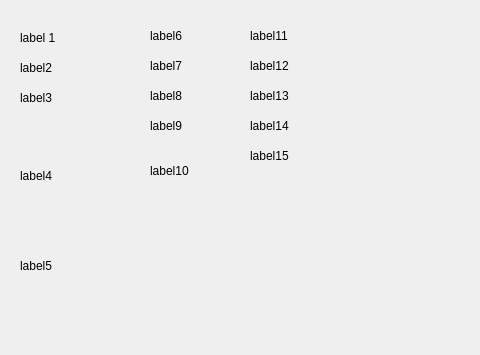
<?xml version="1.0" encoding="UTF-8"?>
<ui version="4.0">
 <class>Dialog</class>
 <widget class="QDialog" name="Dialog">
  <property name="geometry">
   <rect>
    <x>0</x>
    <y>0</y>
    <width>480</width>
    <height>355</height>
   </rect>
  </property>
  <property name="windowTitle">
   <string>Dialog</string>
  </property>
  <widget class="QLabel" name="label">
   <property name="geometry">
    <rect>
     <x>20</x>
     <y>30</y>
     <width>121</width>
     <height>16</height>
    </rect>
   </property>
   <property name="text">
    <string>label 1</string>
   </property>
  </widget>
  <widget class="QLabel" name="label_2">
   <property name="geometry">
    <rect>
     <x>20</x>
     <y>60</y>
     <width>121</width>
     <height>16</height>
    </rect>
   </property>
   <property name="text">
    <string>label2</string>
   </property>
  </widget>
  <widget class="QLabel" name="label_3">
   <property name="geometry">
    <rect>
     <x>20</x>
     <y>90</y>
     <width>121</width>
     <height>16</height>
    </rect>
   </property>
   <property name="text">
    <string>label3</string>
   </property>
  </widget>
  <widget class="QLabel" name="label_4">
   <property name="geometry">
    <rect>
     <x>20</x>
     <y>120</y>
     <width>111</width>
     <height>111</height>
    </rect>
   </property>
   <property name="text">
    <string>label4</string>
   </property>
  </widget>
  <widget class="QLabel" name="label_5">
   <property name="geometry">
    <rect>
     <x>20</x>
     <y>260</y>
     <width>56</width>
     <height>12</height>
    </rect>
   </property>
   <property name="text">
    <string>label5</string>
   </property>
  </widget>
  <widget class="QLabel" name="label_6">
   <property name="geometry">
    <rect>
     <x>150</x>
     <y>30</y>
     <width>56</width>
     <height>12</height>
    </rect>
   </property>
   <property name="text">
    <string>label6</string>
   </property>
  </widget>
  <widget class="QLabel" name="label_7">
   <property name="geometry">
    <rect>
     <x>150</x>
     <y>60</y>
     <width>56</width>
     <height>12</height>
    </rect>
   </property>
   <property name="text">
    <string>label7</string>
   </property>
  </widget>
  <widget class="QLabel" name="label_8">
   <property name="geometry">
    <rect>
     <x>150</x>
     <y>90</y>
     <width>56</width>
     <height>12</height>
    </rect>
   </property>
   <property name="text">
    <string>label8</string>
   </property>
  </widget>
  <widget class="QLabel" name="label_9">
   <property name="geometry">
    <rect>
     <x>150</x>
     <y>120</y>
     <width>56</width>
     <height>12</height>
    </rect>
   </property>
   <property name="text">
    <string>label9</string>
   </property>
  </widget>
  <widget class="QLabel" name="label_10">
   <property name="geometry">
    <rect>
     <x>150</x>
     <y>150</y>
     <width>71</width>
     <height>41</height>
    </rect>
   </property>
   <property name="text">
    <string>label10</string>
   </property>
  </widget>
  <widget class="QLabel" name="label_11">
   <property name="geometry">
    <rect>
     <x>250</x>
     <y>30</y>
     <width>56</width>
     <height>12</height>
    </rect>
   </property>
   <property name="text">
    <string>label11</string>
   </property>
  </widget>
  <widget class="QLabel" name="label_12">
   <property name="geometry">
    <rect>
     <x>250</x>
     <y>60</y>
     <width>56</width>
     <height>12</height>
    </rect>
   </property>
   <property name="text">
    <string>label12</string>
   </property>
  </widget>
  <widget class="QLabel" name="label_13">
   <property name="geometry">
    <rect>
     <x>250</x>
     <y>90</y>
     <width>56</width>
     <height>12</height>
    </rect>
   </property>
   <property name="text">
    <string>label13</string>
   </property>
  </widget>
  <widget class="QLabel" name="label_14">
   <property name="geometry">
    <rect>
     <x>250</x>
     <y>120</y>
     <width>56</width>
     <height>12</height>
    </rect>
   </property>
   <property name="text">
    <string>label14</string>
   </property>
  </widget>
  <widget class="QLabel" name="label_15">
   <property name="geometry">
    <rect>
     <x>250</x>
     <y>150</y>
     <width>56</width>
     <height>12</height>
    </rect>
   </property>
   <property name="text">
    <string>label15</string>
   </property>
  </widget>
 </widget>
 <resources/>
 <connections/>
</ui>
